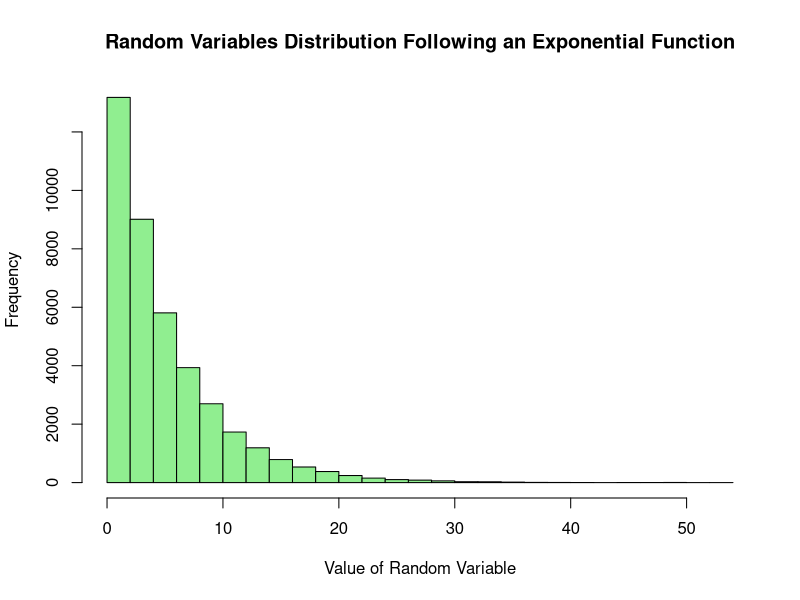
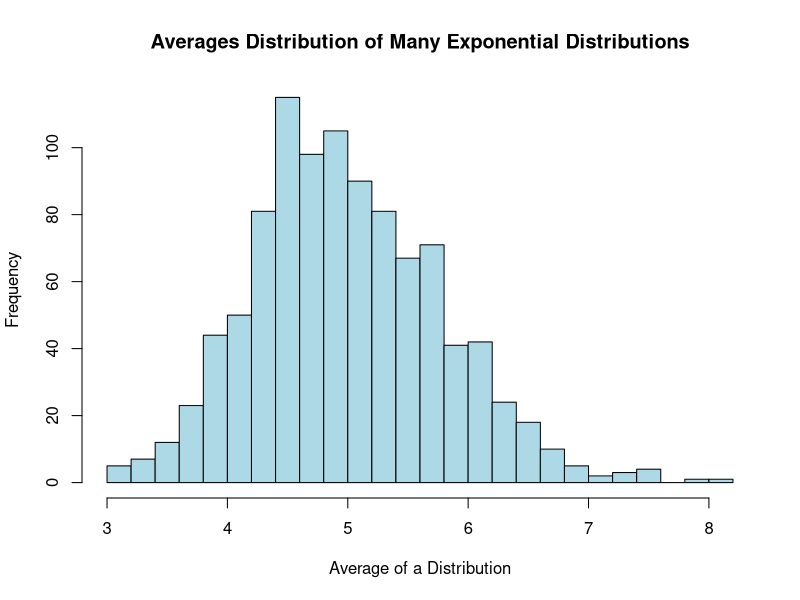

Write the R code that produced these figures, in order.
## ---- chunk 1
set.seed(1234567890)
B <- 1000
n <- 40
lambda <- 0.2
distributions <- matrix(rexp(n * B, lambda), B, n)
means <- apply(distributions, 1, mean)
## ---- chunk 2
sampleMean <- mean(distributions)
sampleMean
## ---- chunk 3
sampleStandardDeviation <- sd(distributions)
sampleStandardDeviation
## ---- chunk 4
hist(distributions, 
     col = "light green", 
     main = "Random Variables Distribution Following an Exponential Function", 
     xlab = "Value of Random Variable", 
     breaks = 30)
## ---- chunk 5
hist(means, 
     col = "light blue", 
     main = "Averages Distribution of Many Exponential Distributions", 
     xlab = "Average of a Distribution", 
     breaks = 30)
